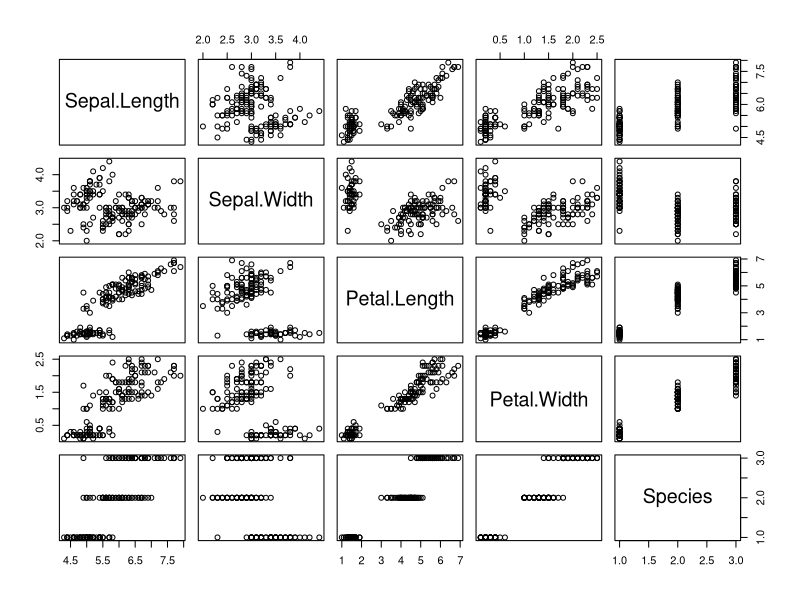
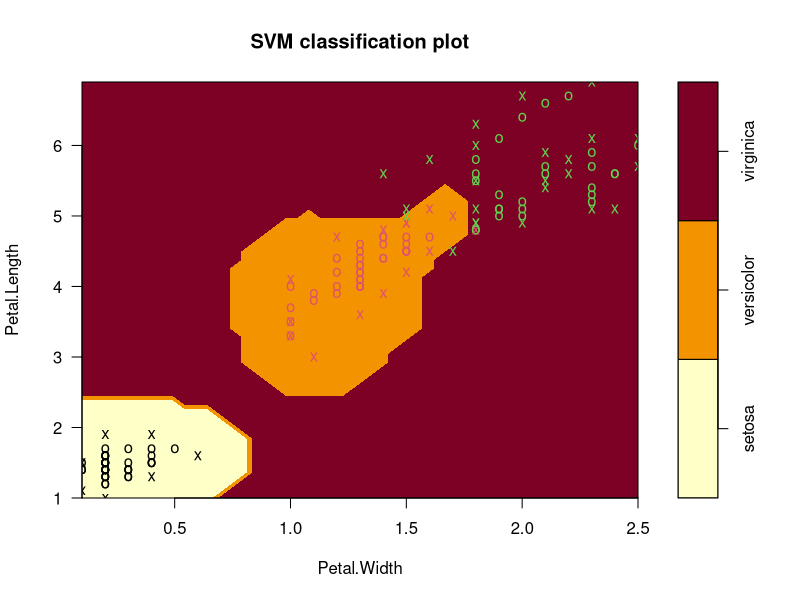

Generate these figures, in order, with R:
library(e1071)
plot(iris)
#### Choose specific columns to be modelled upon
col <- c("Petal.Length","Petal.Width","Species")
svm.mod <- svm(Species~.,data=iris[,col],kernel="radial",cost=10,gamma=10)
print(svm.mod)
plot(svm.mod,iris[,col])
svm.mod.l <- list()
# Variation in the cost and gamma by looping
for(i in 1:4){
  svm.mod.l[[i]] <- svm(Species~.,data=iris[,col],kernel="radial",cost=i*10,gamma=i*10)
  
}
### Accuracy extraction estimator
tmp<- NULL
for( i in 1:length(svm.mod.l)){
  p <- predict(svm.mod.l[[i]],newdata=iris,type="class")
  a <- caret::confusionMatrix(p,iris$Species)
  tmp[i]<- a$overall["Accuracy"]
}
#### Grid search for finding the best fit.
h1 <- expand.grid(cost=c(40,50,60,70,90,100),gamma=c(1,5,10),kernel="radial")
for(i in 1:nrow(h1)){
  ker <- h1$kernel[i]
  cos <- h1$cost[i]
  gam <- h1$gamma[i]
  svm.mod <- svm(Species~.,data=iris[sample(150,100),],kernel=ker,
                 cost=cos,
                 gamma=gam)
  p1 <- predict(svm.mod,newdata=iris[sample(150,100),])
  a <- caret::confusionMatrix(p1,iris$Species[sample(150,100)])
  tmp[i]<- a$overall["Accuracy"]
}
### Identifying the best parameters producing best accuracy
tmp
h1[which.max(tmp),]
